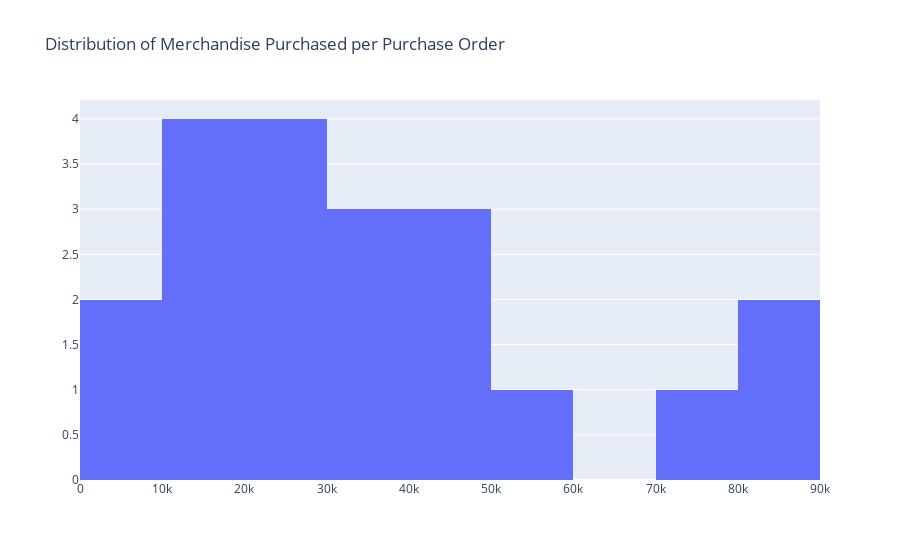

This figure's notebook cell:
### Code cell
fig = go.Figure(data=[go.Histogram(x=df['MPPO'],
                                  xbins=dict(size=10000.0),)])

fig.update_layout(title_text='Distribution of Merchandise Purchased per Purchase Order')
    
    
fig.show()

### Figure 1 — Plotly figure (JSON) as saved in the notebook; plotly's stock layout.template omitted (floating-point values rounded to 4 significant figures)
{"data": [{"type": "histogram", "x": [27660.0, 40640.0, 39970.0, 55710.0, 17850.0, 78260.0, 28460.0, 27510.0, 11350.0, 15100.0, 30760.0, 88700.0, 49430.0, 48870.0, 21060.0, 7535.0, 86440.0, 6862.0, 35290.0, 13160.0], "xbins": {"size": 10000}}], "layout": {"title": {"text": "Distribution of Merchandise Purchased per Purchase Order"}}}
